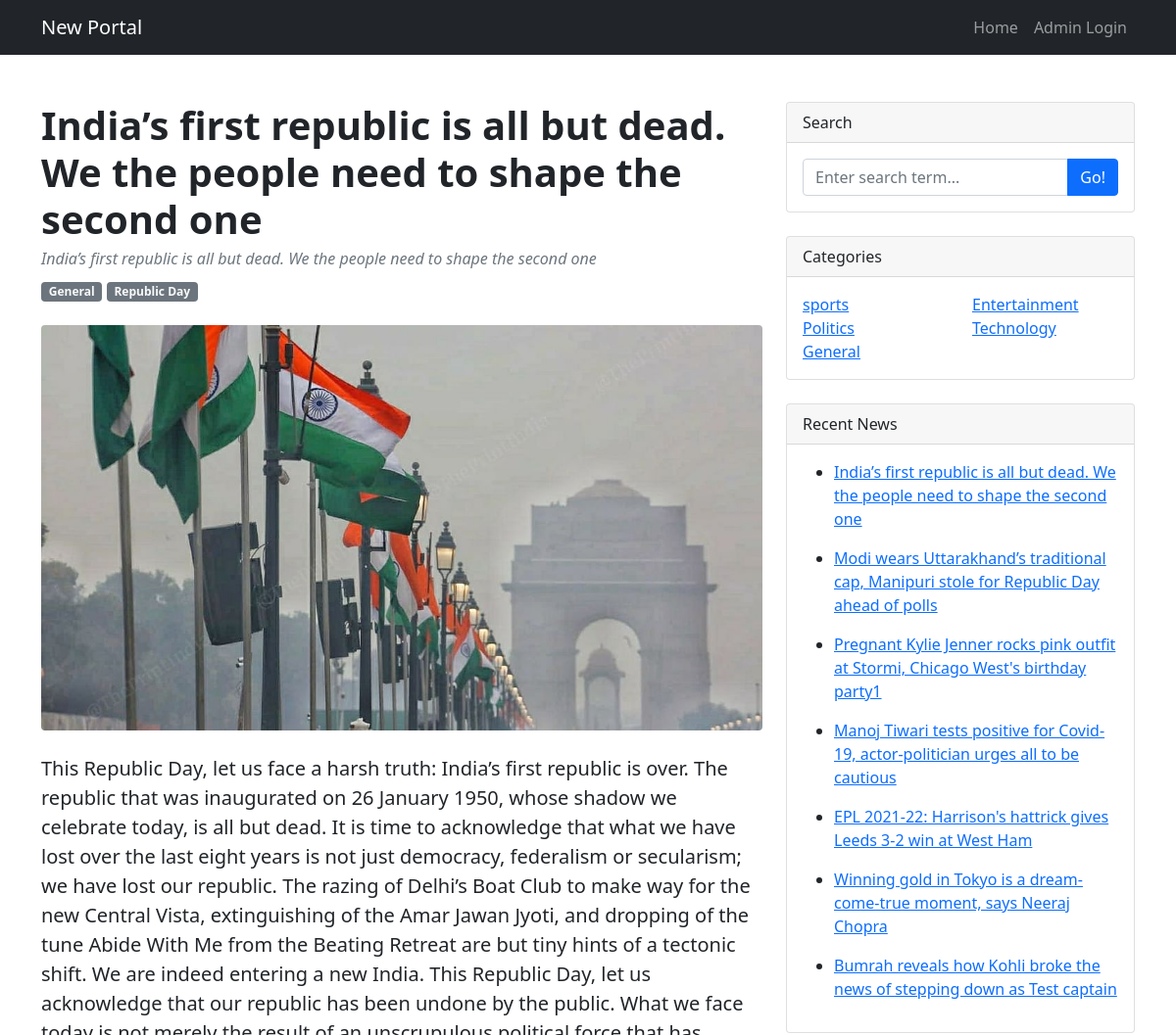
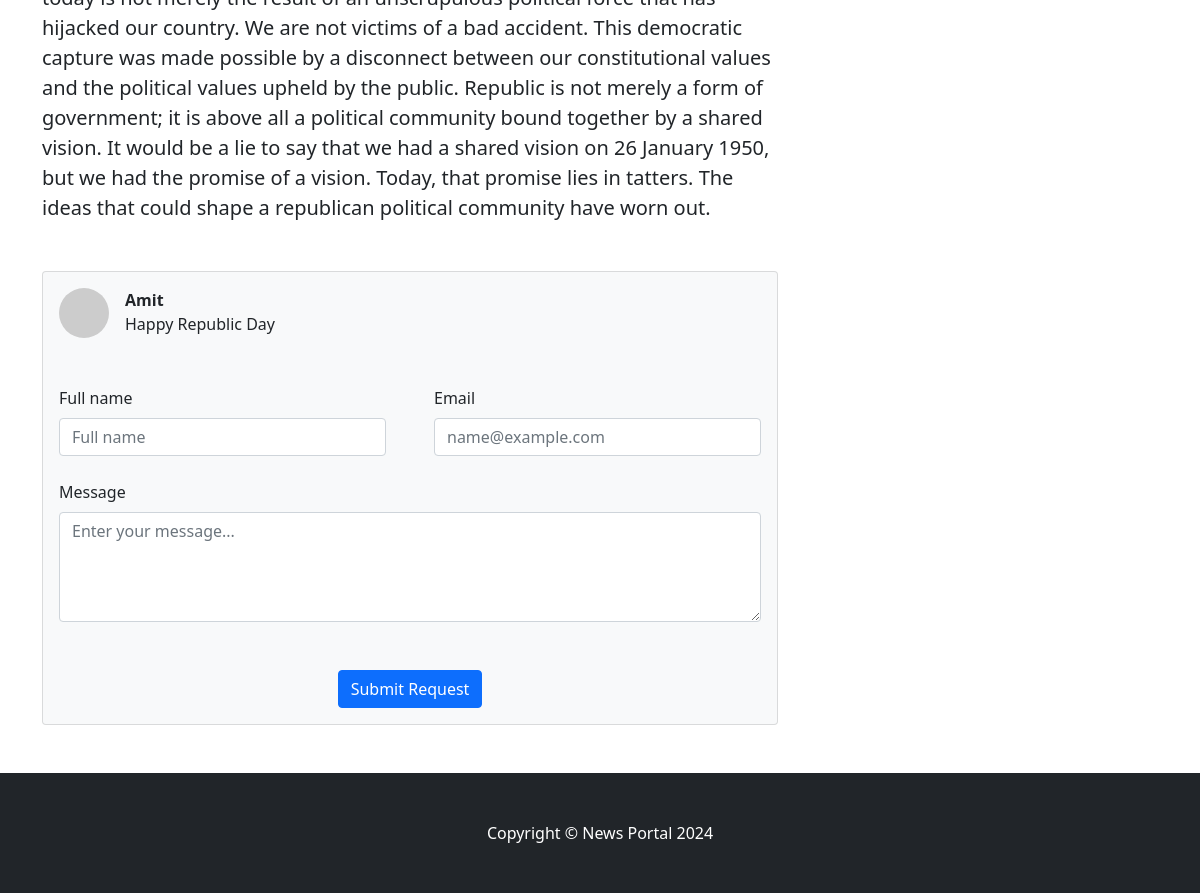
The app's page /news/Welcome/post/9 with its own data (2 pictures, top to bottom).
### tables this page shows
CREATE TABLE `tbladdnews` (
  `id` int(11) NOT NULL,
  `newtitle` varchar(200) DEFAULT NULL,
  `Category` varchar(200) DEFAULT NULL,
  `Sub_category` varchar(200) DEFAULT NULL,
  `Upload_Image` varchar(200) DEFAULT NULL,
  `Description` mediumtext DEFAULT NULL,
  `create_date` timestamp NULL DEFAULT current_timestamp()
);

CREATE TABLE `tblcategory` (
  `id` int(11) NOT NULL,
  `name` varchar(45) DEFAULT NULL
);

CREATE TABLE `tblsub_category` (
  `id` int(11) NOT NULL,
  `category_name` varchar(45) DEFAULT NULL,
  `subcategory_name` varchar(45) DEFAULT NULL
);

CREATE TABLE `tblcomment` (
  `id` int(11) NOT NULL,
  `postid` varchar(45) DEFAULT NULL,
  `name` varchar(45) DEFAULT NULL,
  `emailid` varchar(45) DEFAULT NULL,
  `comment` varchar(45) DEFAULT NULL,
  `status` varchar(45) DEFAULT NULL,
  `create_date` timestamp NULL DEFAULT current_timestamp()
);

### news/application/controllers/Welcome.php (called while the page is built, shortened)
<?php
class Welcome extends CI_Controller {
	function __construct(){
	     $this->load->model('Website_model');
		 $this->load->library("pagination");
	}
	public function post($id)
	{
		$usernewdetails['category']=$this->Website_model->categoryList();
		$usernewdetails['viewdetail']=$this->Website_model->resentlypost();
		$usernewdetails['viewdetails']=$this->Website_model->getwebsitedetails($id);
		$usernewdetails['comment']=$this->Website_model->getcomment($id);
		$this->load->view('post',$usernewdetails);
	}
}

### news/index.php (called while the page is built, shortened)
<?php
require_once BASEPATH.'core/CodeIgniter.php';

### news/application/models/Website_model.php (called while the page is built, shortened)
<?php
class Website_model extends CI_Model{
    function categoryList(){
        $query=$this->db->get('tblcategory');
        return $query->result();
        }
   public function resentlypost()
   {
       $query=$this->db->select('tbladdnews.id,newtitle,tblcategory.name as category,
       tblsub_category.subcategory_name as subcategory,Description,Upload_Image,create_date')
   ->join('tblcategory','tbladdnews.Category=tblcategory.id','left')
   ->join('tblsub_category','tbladdnews.Sub_category=tblsub_category.id','left')
   ->from('tbladdnews')
   ->order_by('tbladdnews.id', 'desc')
   ->get();
   return $query->result();
  }
public function getwebsitedetails($id)
   {
       $query=$this->db->select('tbladdnews.id,newtitle,tbladdnews.Category as Categoryid,tblcategory.name as category,
       tbladdnews.Sub_category as subcategoryid,
       tblsub_category.subcategory_name as subcategory,Description,Upload_Image,create_date')
   ->join('tblcategory','tbladdnews.Category=tblcategory.id','left')
   ->join('tblsub_category','tbladdnews.Sub_category=tblsub_category.id','left')
   ->from('tbladdnews')
   ->where('tbladdnews.id',$id)
   ->get();
   return $query->row();
  }
      public function getcomment($postid)
      {
          $query=$this->db->select('id, postid, name, emailid, comment, status, create_date')
          ->from('tblcomment')
          ->where('tblcomment.postid',$postid)
          ->where('tblcomment.status',1)
          ->get();
      	return $query->result();
     }
}

### news/application/views/post.php (the view, shortened to what this page needs)
<!DOCTYPE html>
<html lang="en">
    <head>
        <link href="<?php echo base_url('assets/css/styles.css');?>" rel="stylesheet" />
    </head>
    <body>
   <?php include APPPATH.'views/includes/header.php';?>
        <div class="container mt-5">
            <div class="row">
                <div class="col-lg-8">
                    <article>
                        <header class="mb-4">
                            <h1 class="fw-bolder mb-1"><?php  echo $viewdetails->newtitle;?></h1>
                            <div class="text-muted fst-italic mb-2"><?php  echo $viewdetails->newtitle;?></div>
                            <a class="badge bg-secondary text-decoration-none link-light" href="#!"><?php  echo $viewdetails->category;?></a>
                            <a class="badge bg-secondary text-decoration-none link-light" href="#!"><?php  echo $viewdetails->subcategory;?></a>
                        </header>
                        <figure class="mb-4"><img class="img-fluid rounded" src="<?php echo base_url('uploads/files/'. $viewdetails->Upload_Image);?>" alt="..." /></figure>
                        <section class="mb-5">
                            <p class="fs-5 mb-4"><?php echo $viewdetails->Description;?></p>
                        </section>
                    </article>
                    <section class="mb-5">
                        <div class="card bg-light">
                            <div class="card-body">
                            <?php
                                    if(count($comment)):
                                    foreach($comment as $row):
                                    ?>
                                <div class="d-flex mb-4">
                                    <div class="flex-shrink-0"><img class="rounded-circle" src="https://dummyimage.com/50x50/ced4da/6c757d.jpg" alt="..." /></div>
                                    <div class="ms-3">
                                        <div class="fw-bold"><?php echo $row->name; ?></div>
                                        <?php echo $row->comment; ?>
                                    </div>
                                </div>
                                <?php
                    endforeach;
                    else:
                    ?>
                    <?php endif;?>
                                <br>
                                <form id="contactForm">
                                <div class="row gx-5 mb-4">
                                    <div class="col-md-6">
                                        <label class="text-dark mb-2" for="inputName">Full name</label>
                                        <input class="form-control" name="name" id="name" type="text" placeholder="Full name">
                                    </div>
                                    <div class="col-md-6">
                                        <label class="text-dark mb-2" for="inputEmail">Email</label>
                                        <input class="form-control" name="email" id="email" type="email" placeholder="name@example.com">
                                    </div>
                                </div>
                                <div class="mb-4">
                                    <label class="text-dark mb-2" for="inputMessage">Message</label>
                                    <textarea class="form-control" name="comment" id="comment"  placeholder="Enter your message..." rows="4"></textarea>
                                </div>
                                <div class="text-center"><button class="btn btn-primary mt-4" id="butsave" type="submit">Submit Request</button></div>
                            </form>
                        </div>
                    </section>
                </div>
                <div class="col-lg-4">
                        <div class="card mb-4">
                        <div class="card-header">Search</div>
                        <div class="card-body">
                        <?php echo form_open('Search/index',['class'=>'php-email-form']);?>
                            <div class="input-group">
                                <input class="form-control" type="text" name="searchdata" id="searchdata" placeholder="Enter search term..."
                                 aria-label="Enter search term..." aria-describedby="button-search" />
                                 <input type="submit" name="submit" id="submit" class="btn btn-primary" value="Go!">
                            </div>
                    </form>
                        </div>
                    </div>
       <div class="card mb-4">
                        <div class="card-header">Categories</div>
                        <div class="card-body">
                            <div class="row">
                            <?php
                  if(count($category)):
                  foreach($category as $row):
                  ?>
                                <div class="col-sm-6">
                                    <ul class="list-unstyled mb-0">
                                    <?php $cat= $row->name;?>
                                    <li> <?php echo anchor("Category/index/{$row->id}",$cat); ?></li>
                                    </ul>
                                </div>
                                <?php
                    endforeach;
                    else:
                    ?>
                    <tr>
                    <td colspan="5" style="color:red; text-align:center">No Record found</td>
                    </tr>
                    <?php endif;?>
                            </div>
                        </div>
                    </div>
                   <div class="card mb-4">
                        <div class="card-header">Recent News</div>
                        <div class="card-body">
                        <?php
					if(count($viewdetail)):
                  foreach($viewdetail as $row):
                  ?>
                            <ul>
                                <?php  $shiv= $row->newtitle;?>
                                <li><?php echo anchor("Welcome/post/{$row->id}",$shiv); ?></li>
                            </ul>
                            <?php
                    endforeach;
                    else:
                    ?>
                    <tr>
                    <td colspan="5" style="color:red; text-align:center">No Record found</td>
                    </tr>
                    <?php endif;?>
                             </div>
                    </div>
                </div>
            </div>
        </div>
   <?php include APPPATH.'views/includes/footer.php';?>
    </body>
</html>

### records on screen
tbladdnews: newtitle "India’s first republic is all but dead. We the people need to shape the second one", tblcategory.name "General", tblsub_category.subcategory_name "Republic Day", Upload_Image (picture), Description "This Republic Day, let us face a harsh truth: India’s first republic is over. The republic that was inaugurated on 26 January 1950, whose shadow we celebrate today, is all but dead. It is time to acknowledge that what we have lost over the last eight years is not just democracy, federalism or secularism; we have lost our republic. The razing of Delhi’s Boat Club to make way for the new Central Vista, extinguishing of the Amar Jawan Jyoti, and dropping of the tune Abide With Me from the Beating Retreat are but tiny hints of a tectonic shift. We are indeed entering a new India. This Republic Day, let us acknowledge that our republic has been undone by the public. What we face today is not…", anchor("Welcome/post/{$row->id}",$shiv) "India’s first republic is all but dead. We the people need to shape the second one"
tblcomment: name "Amit", comment "Happy Republic Day"
tblcategory: anchor("Category/index/{$row->id}",$cat) "sports"
tblcategory: anchor("Category/index/{$row->id}",$cat) "Entertainment"
tblcategory: anchor("Category/index/{$row->id}",$cat) "Politics"
tblcategory: anchor("Category/index/{$row->id}",$cat) "Technology"
tblcategory: anchor("Category/index/{$row->id}",$cat) "General"
tbladdnews: anchor("Welcome/post/{$row->id}",$shiv) "Modi wears Uttarakhand’s traditional cap, Manipuri stole for Republic Day ahead of polls"
tbladdnews: anchor("Welcome/post/{$row->id}",$shiv) "Pregnant Kylie Jenner rocks pink outfit at Stormi, Chicago West's birthday party1"
tbladdnews: anchor("Welcome/post/{$row->id}",$shiv) "Manoj Tiwari tests positive for Covid-19, actor-politician urges all to be cautious"
tbladdnews: anchor("Welcome/post/{$row->id}",$shiv) "EPL 2021-22: Harrison's hattrick gives Leeds 3-2 win at West Ham"
tbladdnews: anchor("Welcome/post/{$row->id}",$shiv) "Winning gold in Tokyo is a dream-come-true moment, says Neeraj Chopra"
tbladdnews: anchor("Welcome/post/{$row->id}",$shiv) "Bumrah reveals how Kohli broke the news of stepping down as Test captain"
